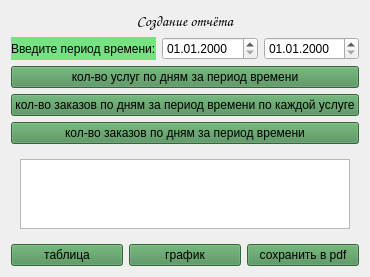
        <widget class="QWidget" name="page_4_for_admin">
         <layout class="QVBoxLayout" name="verticalLayout_9">
          <item>
           <widget class="QLabel" name="label_10">
            <property name="font">
             <font>
              <family>Comic Sans MS</family>
              <pointsize>11</pointsize>
              <weight>50</weight>
              <italic>false</italic>
              <bold>false</bold>
             </font>
            </property>
            <property name="styleSheet">
             <string notr="true">font: 11pt &quot;Comic Sans MS&quot;;</string>
            </property>
            <property name="text">
             <string>Создание отчёта</string>
            </property>
            <property name="alignment">
             <set>Qt::AlignCenter</set>
            </property>
           </widget>
          </item>
          <item>
           <layout class="QHBoxLayout" name="horizontalLayout_15" stretch="1,2,2">
            <item>
             <widget class="QLabel" name="label_12">
              <property name="styleSheet">
               <string notr="true">background-color: rgb(118, 227, 131);
font: 9pt &quot;Comic Sans MS&quot;;</string>
              </property>
              <property name="text">
               <string>Введите период времени:</string>
              </property>
             </widget>
            </item>
            <item>
             <widget class="QDateTimeEdit" name="date_start">
              <property name="maximumDate">
               <date>
                <year>9999</year>
                <month>12</month>
                <day>30</day>
               </date>
              </property>
              <property name="displayFormat">
               <string>dd.MM.yyyy</string>
              </property>
             </widget>
            </item>
            <item>
             <widget class="QDateTimeEdit" name="date_end">
              <property name="displayFormat">
               <string>dd.MM.yyyy</string>
              </property>
             </widget>
            </item>
           </layout>
          </item>
          <item>
           <widget class="QPushButton" name="btn_count_serv">
            <property name="styleSheet">
             <string notr="true">background-color: rgb(73, 140, 81);
font: 9pt &quot;Comic Sans MS&quot;;</string>
            </property>
            <property name="text">
             <string>кол-во услуг по дням за период времени</string>
            </property>
           </widget>
          </item>
          <item>
           <widget class="QPushButton" name="btn_count_order_serv">
            <property name="styleSheet">
             <string notr="true">background-color: rgb(73, 140, 81);
font: 9pt &quot;Comic Sans MS&quot;;</string>
            </property>
            <property name="text">
             <string>кол-во заказов по дням за период времени по каждой услуге</string>
            </property>
           </widget>
          </item>
          <item>
           <widget class="QPushButton" name="btn_count_order">
            <property name="styleSheet">
             <string notr="true">background-color: rgb(73, 140, 81);
font: 9pt &quot;Comic Sans MS&quot;;</string>
            </property>
            <property name="text">
             <string>кол-во заказов по дням за период времени</string>
            </property>
           </widget>
          </item>
          <item>
           <widget class="QStackedWidget" name="stackedWidget_report">
            <property name="currentIndex">
             <number>0</number>
            </property>
            <widget class="QWidget" name="page_1_table">
             <layout class="QHBoxLayout" name="horizontalLayout_16">
              <item>
               <layout class="QVBoxLayout" name="verticalLayout_11">
                <item>
                 <widget class="QTableWidget" name="table_graf">
                  <property name="sizeAdjustPolicy">
                   <enum>QAbstractScrollArea::AdjustToContents</enum>
                  </property>
                  <attribute name="horizontalHeaderStretchLastSection">
                   <bool>true</bool>
                  </attribute>
                 </widget>
                </item>
               </layout>
              </item>
             </layout>
            </widget>
            <widget class="QWidget" name="page_2_graf">
             <layout class="QVBoxLayout" name="verticalLayout_13">
              <item>
               <layout class="QVBoxLayout" name="verticalLayout_12">
                <item>
                 <widget class="QLabel" name="label_13">
                  <property name="text">
                   <string>тут должен быть график (можно сделать через matplotlib)</string>
                  </property>
                 </widget>
                </item>
               </layout>
              </item>
             </layout>
            </widget>
           </widget>
          </item>
          <item>
           <layout class="QHBoxLayout" name="horizontalLayout_14" stretch="1,1,1">
            <item>
             <widget class="QPushButton" name="btn_table">
              <property name="styleSheet">
               <string notr="true">background-color: rgb(73, 140, 81);
font: 9pt &quot;Comic Sans MS&quot;;</string>
              </property>
              <property name="text">
               <string>таблица</string>
              </property>
             </widget>
            </item>
            <item>
             <widget class="QPushButton" name="btn_graf">
              <property name="styleSheet">
               <string notr="true">background-color: rgb(73, 140, 81);
font: 9pt &quot;Comic Sans MS&quot;;</string>
              </property>
              <property name="text">
               <string>график</string>
              </property>
             </widget>
            </item>
            <item>
             <widget class="QPushButton" name="btn_pdf">
              <property name="styleSheet">
               <string notr="true">background-color: rgb(73, 140, 81);
font: 9pt &quot;Comic Sans MS&quot;;</string>
              </property>
              <property name="text">
               <string>сохранить в pdf</string>
              </property>
             </widget>
            </item>
           </layout>
          </item>
         </layout>
        </widget>
